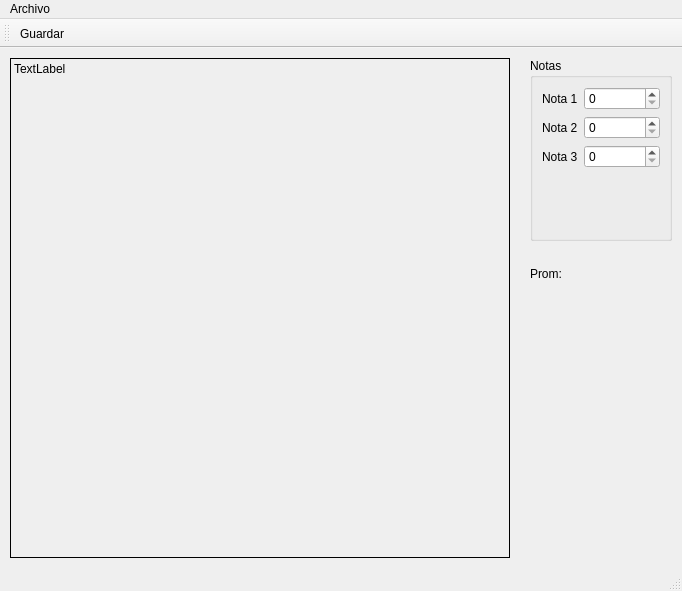
<?xml version="1.0" encoding="UTF-8"?>
<ui version="4.0">
 <class>Principal</class>
 <widget class="QMainWindow" name="Principal">
  <property name="geometry">
   <rect>
    <x>0</x>
    <y>0</y>
    <width>682</width>
    <height>591</height>
   </rect>
  </property>
  <property name="windowTitle">
   <string>Principal</string>
  </property>
  <widget class="QWidget" name="centralwidget">
   <widget class="QLabel" name="outCuadro">
    <property name="geometry">
     <rect>
      <x>10</x>
      <y>10</y>
      <width>500</width>
      <height>500</height>
     </rect>
    </property>
    <property name="minimumSize">
     <size>
      <width>500</width>
      <height>500</height>
     </size>
    </property>
    <property name="frameShape">
     <enum>QFrame::Box</enum>
    </property>
    <property name="text">
     <string>TextLabel</string>
    </property>
    <property name="alignment">
     <set>Qt::AlignLeading|Qt::AlignLeft|Qt::AlignTop</set>
    </property>
   </widget>
   <widget class="QWidget" name="widget" native="true">
    <property name="geometry">
     <rect>
      <x>530</x>
      <y>10</y>
      <width>142</width>
      <height>183</height>
     </rect>
    </property>
    <layout class="QVBoxLayout" name="verticalLayout">
     <item>
      <widget class="QGroupBox" name="groupBox">
       <property name="title">
        <string>Notas</string>
       </property>
       <layout class="QFormLayout" name="formLayout">
        <item row="0" column="0">
         <widget class="QLabel" name="label">
          <property name="text">
           <string>Nota 1</string>
          </property>
         </widget>
        </item>
        <item row="0" column="1">
         <widget class="QSpinBox" name="inNota1">
          <property name="maximum">
           <number>100</number>
          </property>
         </widget>
        </item>
        <item row="1" column="0">
         <widget class="QLabel" name="label_2">
          <property name="text">
           <string>Nota 2</string>
          </property>
         </widget>
        </item>
        <item row="1" column="1">
         <widget class="QSpinBox" name="inNota2">
          <property name="maximum">
           <number>100</number>
          </property>
         </widget>
        </item>
        <item row="2" column="0">
         <widget class="QLabel" name="label_3">
          <property name="text">
           <string>Nota 3</string>
          </property>
         </widget>
        </item>
        <item row="2" column="1">
         <widget class="QSpinBox" name="inNota3">
          <property name="maximum">
           <number>100</number>
          </property>
         </widget>
        </item>
       </layout>
      </widget>
     </item>
    </layout>
   </widget>
   <widget class="QLabel" name="outPromedio">
    <property name="geometry">
     <rect>
      <x>620</x>
      <y>210</y>
      <width>51</width>
      <height>31</height>
     </rect>
    </property>
    <property name="styleSheet">
     <string notr="true">font: 75 20pt &quot;Ubuntu Condensed&quot;;</string>
    </property>
    <property name="text">
     <string/>
    </property>
   </widget>
   <widget class="QLabel" name="outPromedio_2">
    <property name="geometry">
     <rect>
      <x>530</x>
      <y>210</y>
      <width>81</width>
      <height>31</height>
     </rect>
    </property>
    <property name="styleSheet">
     <string notr="true">font: 75 20pt &quot;Ubuntu Condensed&quot;;</string>
    </property>
    <property name="text">
     <string>Prom:</string>
    </property>
   </widget>
  </widget>
  <widget class="QMenuBar" name="menubar">
   <property name="geometry">
    <rect>
     <x>0</x>
     <y>0</y>
     <width>682</width>
     <height>22</height>
    </rect>
   </property>
   <widget class="QMenu" name="menuArchivo">
    <property name="title">
     <string>Archivo</string>
    </property>
    <addaction name="actionGuardar"/>
    <addaction name="actionSalir"/>
   </widget>
   <addaction name="menuArchivo"/>
  </widget>
  <widget class="QStatusBar" name="statusbar"/>
  <widget class="QToolBar" name="toolBar">
   <property name="windowTitle">
    <string>toolBar</string>
   </property>
   <attribute name="toolBarArea">
    <enum>TopToolBarArea</enum>
   </attribute>
   <attribute name="toolBarBreak">
    <bool>false</bool>
   </attribute>
   <addaction name="actionGuardar"/>
  </widget>
  <action name="actionGuardar">
   <property name="icon">
    <iconset resource="Resources.qrc">
     <normaloff>:/img/Save.ico</normaloff>:/img/Save.ico</iconset>
   </property>
   <property name="text">
    <string>Guardar</string>
   </property>
   <property name="shortcut">
    <string>Ctrl+S</string>
   </property>
  </action>
  <action name="actionSalir">
   <property name="text">
    <string>Salir</string>
   </property>
   <property name="shortcut">
    <string>Ctrl+Q</string>
   </property>
  </action>
 </widget>
 <resources>
  <include location="Resources.qrc"/>
 </resources>
 <connections/>
</ui>
